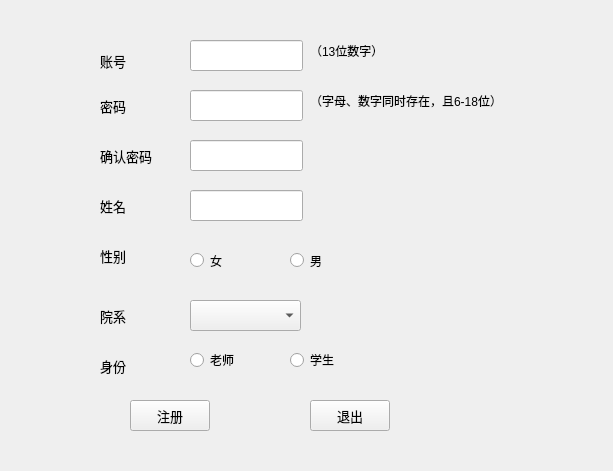
<?xml version="1.0" encoding="UTF-8"?>
<ui version="4.0">
 <class>Register</class>
 <widget class="QWidget" name="Register">
  <property name="geometry">
   <rect>
    <x>0</x>
    <y>0</y>
    <width>613</width>
    <height>471</height>
   </rect>
  </property>
  <property name="windowTitle">
   <string>Form</string>
  </property>
  <widget class="QLabel" name="label5">
   <property name="geometry">
    <rect>
     <x>100</x>
     <y>300</y>
     <width>41</width>
     <height>31</height>
    </rect>
   </property>
   <property name="font">
    <font>
     <pointsize>10</pointsize>
    </font>
   </property>
   <property name="text">
    <string>院系</string>
   </property>
  </widget>
  <widget class="QLabel" name="label_5">
   <property name="geometry">
    <rect>
     <x>100</x>
     <y>140</y>
     <width>81</width>
     <height>31</height>
    </rect>
   </property>
   <property name="font">
    <font>
     <pointsize>10</pointsize>
    </font>
   </property>
   <property name="text">
    <string>确认密码</string>
   </property>
  </widget>
  <widget class="QLabel" name="label_2">
   <property name="geometry">
    <rect>
     <x>100</x>
     <y>90</y>
     <width>41</width>
     <height>31</height>
    </rect>
   </property>
   <property name="font">
    <font>
     <pointsize>10</pointsize>
    </font>
   </property>
   <property name="text">
    <string>密码</string>
   </property>
  </widget>
  <widget class="QComboBox" name="comboBox">
   <property name="geometry">
    <rect>
     <x>190</x>
     <y>300</y>
     <width>111</width>
     <height>31</height>
    </rect>
   </property>
  </widget>
  <widget class="QLineEdit" name="lineEdit_2">
   <property name="geometry">
    <rect>
     <x>190</x>
     <y>90</y>
     <width>113</width>
     <height>31</height>
    </rect>
   </property>
  </widget>
  <widget class="QLineEdit" name="lineEdit_7">
   <property name="geometry">
    <rect>
     <x>190</x>
     <y>140</y>
     <width>113</width>
     <height>31</height>
    </rect>
   </property>
  </widget>
  <widget class="QLabel" name="label6">
   <property name="geometry">
    <rect>
     <x>100</x>
     <y>350</y>
     <width>41</width>
     <height>31</height>
    </rect>
   </property>
   <property name="font">
    <font>
     <pointsize>10</pointsize>
    </font>
   </property>
   <property name="text">
    <string>身份</string>
   </property>
  </widget>
  <widget class="QLabel" name="label_3">
   <property name="geometry">
    <rect>
     <x>310</x>
     <y>40</y>
     <width>141</width>
     <height>21</height>
    </rect>
   </property>
   <property name="text">
    <string>（13位数字）</string>
   </property>
  </widget>
  <widget class="QPushButton" name="EditResultButton">
   <property name="geometry">
    <rect>
     <x>130</x>
     <y>400</y>
     <width>80</width>
     <height>31</height>
    </rect>
   </property>
   <property name="font">
    <font>
     <pointsize>10</pointsize>
    </font>
   </property>
   <property name="text">
    <string>注册</string>
   </property>
  </widget>
  <widget class="QRadioButton" name="radioButton_2">
   <property name="geometry">
    <rect>
     <x>290</x>
     <y>250</y>
     <width>69</width>
     <height>21</height>
    </rect>
   </property>
   <property name="text">
    <string>男</string>
   </property>
  </widget>
  <widget class="QLabel" name="label4">
   <property name="geometry">
    <rect>
     <x>100</x>
     <y>240</y>
     <width>41</width>
     <height>31</height>
    </rect>
   </property>
   <property name="font">
    <font>
     <pointsize>10</pointsize>
    </font>
   </property>
   <property name="text">
    <string>性别</string>
   </property>
  </widget>
  <widget class="QPushButton" name="quitButton">
   <property name="geometry">
    <rect>
     <x>310</x>
     <y>400</y>
     <width>80</width>
     <height>31</height>
    </rect>
   </property>
   <property name="font">
    <font>
     <pointsize>10</pointsize>
    </font>
   </property>
   <property name="text">
    <string>退出</string>
   </property>
  </widget>
  <widget class="QLabel" name="label_4">
   <property name="geometry">
    <rect>
     <x>310</x>
     <y>90</y>
     <width>281</width>
     <height>21</height>
    </rect>
   </property>
   <property name="text">
    <string>（字母、数字同时存在，且6-18位）</string>
   </property>
  </widget>
  <widget class="QLabel" name="label3">
   <property name="geometry">
    <rect>
     <x>100</x>
     <y>190</y>
     <width>41</width>
     <height>31</height>
    </rect>
   </property>
   <property name="font">
    <font>
     <pointsize>10</pointsize>
    </font>
   </property>
   <property name="text">
    <string>姓名</string>
   </property>
  </widget>
  <widget class="QLineEdit" name="lineEdit_3">
   <property name="geometry">
    <rect>
     <x>190</x>
     <y>190</y>
     <width>113</width>
     <height>31</height>
    </rect>
   </property>
  </widget>
  <widget class="QRadioButton" name="radioButton">
   <property name="geometry">
    <rect>
     <x>190</x>
     <y>250</y>
     <width>69</width>
     <height>21</height>
    </rect>
   </property>
   <property name="text">
    <string>女</string>
   </property>
  </widget>
  <widget class="QLabel" name="label">
   <property name="geometry">
    <rect>
     <x>100</x>
     <y>40</y>
     <width>71</width>
     <height>41</height>
    </rect>
   </property>
   <property name="font">
    <font>
     <pointsize>10</pointsize>
    </font>
   </property>
   <property name="text">
    <string>账号</string>
   </property>
  </widget>
  <widget class="QLineEdit" name="lineEdit">
   <property name="geometry">
    <rect>
     <x>190</x>
     <y>40</y>
     <width>113</width>
     <height>31</height>
    </rect>
   </property>
  </widget>
  <widget class="QRadioButton" name="radioButton_3">
   <property name="geometry">
    <rect>
     <x>190</x>
     <y>350</y>
     <width>99</width>
     <height>20</height>
    </rect>
   </property>
   <property name="text">
    <string>老师</string>
   </property>
  </widget>
  <widget class="QRadioButton" name="radioButton_4">
   <property name="geometry">
    <rect>
     <x>290</x>
     <y>350</y>
     <width>99</width>
     <height>20</height>
    </rect>
   </property>
   <property name="text">
    <string>学生</string>
   </property>
  </widget>
 </widget>
 <resources/>
 <connections/>
</ui>
